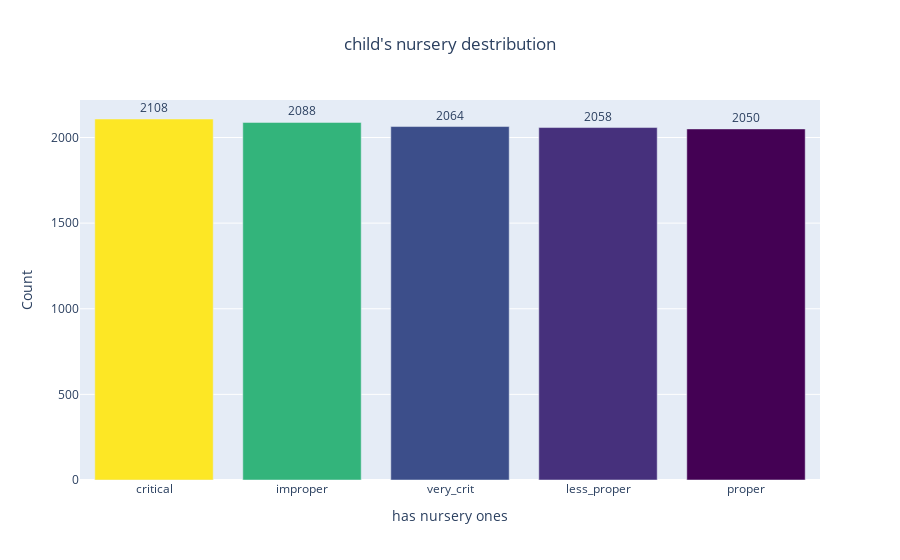

Source (notebook cell):
### Code cell
df_nursery=train['has_nurs'].value_counts().to_frame().reset_index().rename(columns={'index':'has_nurs','has_nurs':'count'})

fig = go.Figure(go.Bar(
    x=df_nursery['has_nurs'],y=df_nursery['count'],
    marker={'color': df_nursery['count'], 
    'colorscale': 'Viridis'},  
    text=df_nursery['count'],
    textposition = "outside",
))
fig.update_layout(title_text="child's nursery destribution",xaxis_title="has nursery ones",yaxis_title="Count",title_x=0.5)
fig.show()

### Figure 1 — Plotly figure (JSON) as saved in the notebook; plotly's stock layout.template omitted (floating-point values rounded to 4 significant figures)
{"data": [{"marker": {"color": [2108, 2088, 2064, 2058, 2050], "colorscale": [[0, "#440154"], [0.1111, "#482878"], [0.2222, "#3e4989"], [0.3333, "#31688e"], [0.4444, "#26828e"], [0.5556, "#1f9e89"], [0.6667, "#35b779"], [0.7778, "#6ece58"], [0.8889, "#b5de2b"], [1, "#fde725"]]}, "text": [2108, 2088, 2064, 2058, 2050], "textposition": "outside", "type": "bar", "x": ["critical", "improper", "very_crit", "less_proper", "proper"], "y": [2108, 2088, 2064, 2058, 2050]}], "layout": {"title": {"text": "child's nursery destribution", "x": 0.5}, "xaxis": {"title": {"text": "has nursery ones"}}, "yaxis": {"title": {"text": "Count"}}}}
